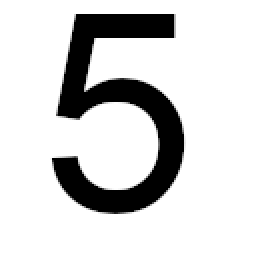
#> input picture 25:03:26/Image/imageDepart/5/5a.png, 128 x 128 px, given in place of 1t.png, which was not available (shown 2 times larger)
$ python main.py
#> lines starting #> are read from the running program, lines starting #| are printed output that depends on the picture; after the words box and inside, x2 and y2 are one past the last pixel; in counts of white or black regions, pixels touching at a corner belong together; long printed decimals are rounded; pictures that were not available may be replaced by others from this repository, and a replacement may not be noted
from ast import Tuple
from tkinter import X

from PIL import Image
import numpy as np
from matplotlib import pyplot as plt
import math


def binariasation(imagePath:str):
    '''
    Permet de binariser une image donc le chemin est passé en paramètre
    pixel noir si la moyenne de ces couleur (RVB) < 128 et blanc sinon.
    Retourne une matrice (listes python)
    '''
    img = Image.open(imagePath)
    pixelArray  = []

    for y in range(img.size[1]):
        coordX = []

        for x in range(img.size[0]):
            pixel = img.getpixel((x,y))

            if isinstance(pixel, tuple):
                colorAverage = (pixel[0] + pixel[1] + pixel[2]) / 3
            elif isinstance(pixel,(int,float)):
                colorAverage = pixel

            if colorAverage < 128:
                coordX.append((0,0,0))
            else :
                coordX.append((255,255,255))

            # print(str(pixel)+" ", end="|")
        # print(coordX)

        pixelArray.append(coordX)

    return pixelArray


def regression(img):
    x = []
    y = []

    for i in range(len(img)):
        for j in range(len(img[0])):
            r, v, b = img[i][j]
            if r < 128 or v < 128 or b < 128:
                x.append(j)
                y.append(i)

    xa = np.array(x)
    ya = np.array(y)
    x_moy = np.mean(xa)
    y_moy = np.mean(ya)

    pente = np.sum((xa - x_moy) * (ya - y_moy)) / np.sum((ya - y_moy) ** 2)

    p = x_moy - pente * y_moy

    return pente, p

def rotateImage(imgMatrix, slope) -> Image.Image:
    img = np.asarray(imgMatrix, dtype=np.uint8)
    img = Image.fromarray(img)
    imgRotated = img.rotate(slope, fillcolor=(255,255,255))

    return imgRotated


def cropping(image) -> Image.Image:
    Xmin = 128
    Xmax = 0
    Ymin = 128
    Ymax = 0

    for y in range(image.size[1]):
        for x in range(image.size[0]):
            if image.getpixel((x, y)) == (0, 0, 0):
                if x < Xmin:
                    Xmin = x
                if x > Xmax:
                    Xmax = x
                if y < Ymin:
                    Ymin = y
                if y > Ymax:
                    Ymax = y

    return image.crop((Xmin, Ymin, Xmax+1, Ymax+1))

def intersect(image:Image.Image) -> tuple[int,int]:
    middle_x = image.size[0]/2
    middle_y = image.size[1]/2

    lx = [False]
    ly = [False]

    for i in range(image.size[0]):
        if ( image.getpixel((i,int(middle_y))) == (0,0,0) ) != lx[-1]:
            lx.append( image.getpixel((i,int(middle_y))) == (0,0,0))

    for j in range (image.size[1]):
        if ( image.getpixel((int(middle_x),j)) == (0,0,0) ) != ly[-1]:
            ly.append( image.getpixel((int(middle_x),j)) == (0,0,0))

    lx.append(False)
    ly.append(False)

    return (lx.count(True), ly.count(True))


def showImage(matrix, rotatedImage,imageCropped, pente, p) -> None:
    figure = plt.figure()

    im1 = figure.add_subplot(1, 3, 1)
    im1.imshow(matrix, interpolation='nearest')

    hauteur = len(matrix)
    y_vals = np.linspace(0, hauteur - 1, 100)
    x_vals = pente * y_vals + p

    im1.plot(x_vals, y_vals, '-r')
    im1.set_title("Image d'origine + Régression")

    im2 = figure.add_subplot(1, 3, 2)
    im2.imshow(rotatedImage, interpolation='nearest')
    im2.set_title("Image redressée")

    im3 = figure.add_subplot(1, 3, 3)
    im3.imshow(imageCropped, interpolation='nearest')
    im3.set_title("Image cropped")

    plt.show()


def main() -> None:
    number = 1
    font = "t"
    imagePath = f"MacsOCR/25:03:26/Image/imageDepart/{number}/{number}{font}.png"
    binaryImage = binariasation(imagePath)
#> in binariasation, img is the input picture: PIL image 128x128 RGBA; mean R, G, B, A 211.3, 211.3, 211.3, 255
#> after the loop in binariasation, `for y in range(img.size[1]):`: pixelArray = 128 items
#> binaryImage = 128 items

    pente, p = regression(binaryImage)
#> the loop in regression, `for i in range(len(img)):` made 128 passes
#> after the loop in regression, `for i in range(len(img)):`: x = 2785 values, max 91 at index 1708, min 26 at index 1880, mean 58.96; y = 2785 values from 7 to 106
#> in regression, `xa = np.array(x)`: xa has the same summary as x
#> in regression, `x_moy = np.mean(xa)`: x_moy = 58.96
#> in regression, `y_moy = np.mean(ya)`: y_moy = 55.38
#> in regression, `pente = np.sum((xa - x_moy) * (ya - y_moy)) / np.sum((ya - y_moy) ** 2)`: pente = 0.0437
#> in regression, `p = x_moy - pente * y_moy`: p = 56.55
#> pente = 0.0437; p = 56.55

    angle_rad = math.atan(pente)
#> angle_rad = 0.0436
    angle_deg = math.degrees(angle_rad)
#> angle_deg = 2.5
    print("Angle : ",angle_deg)
#| Angle :  2.500

    rotatedImage = rotateImage(binaryImage, -angle_deg)
#> in rotateImage, `img = np.asarray(imgMatrix, dtype=np.uint8)`:
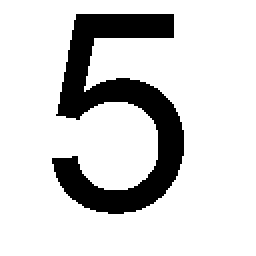
#> img: shape (128, 128, 3) (shown 2 times larger); 83% white; 1 black region, box (x1, y1, x2, y2) and area: (26, 7, 92, 107) 2785
#> in rotateImage, `imgRotated = img.rotate(slope, fillcolor=(255,255,255))`:
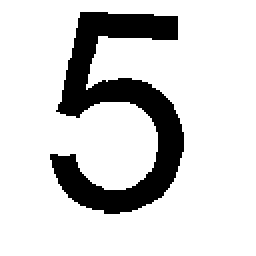
#> imgRotated: PIL image 128x128 RGB (shown 2 times larger); 83% white; 1 black region, box (x1, y1, x2, y2) and area: (25, 6, 92, 107) 2783
    croppedImage = cropping(rotatedImage)
#> in cropping, `return image.crop((Xmin, Ymin, Xmax+1, Ymax+1))`:
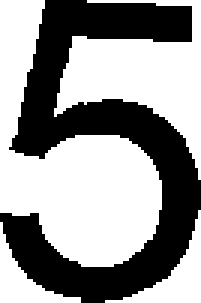
#> returned value: PIL image 67x101 RGB (shown 3 times larger); 58.9% white; 1 black region, box (x1, y1, x2, y2) and area: (0, 0, 67, 101) 2783

    intersect(croppedImage)
#> after the loop in intersect, `for i in range(image.size[0]):`: lx = [False, True, False, True, False]
#> after the loop in intersect, `for j in range (image.size[1]):`: ly = [False, True, False, True, False, True]

    showImage(binaryImage, rotatedImage, croppedImage, pente, p)
#> in showImage, `hauteur = len(matrix)`: hauteur = 128
#> in showImage, `x_vals = pente * y_vals + p`: x_vals = 100 values from 56.55 to 62.09
#> in showImage, `plt.show()`:
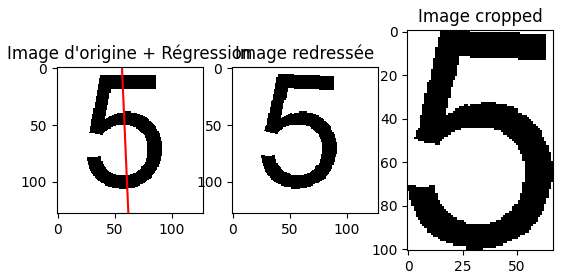
#> figure drawn by matplotlib, 3 panels


if __name__ == "__main__" :
    main()

$ run again, on test_image/dataset2test.jpg
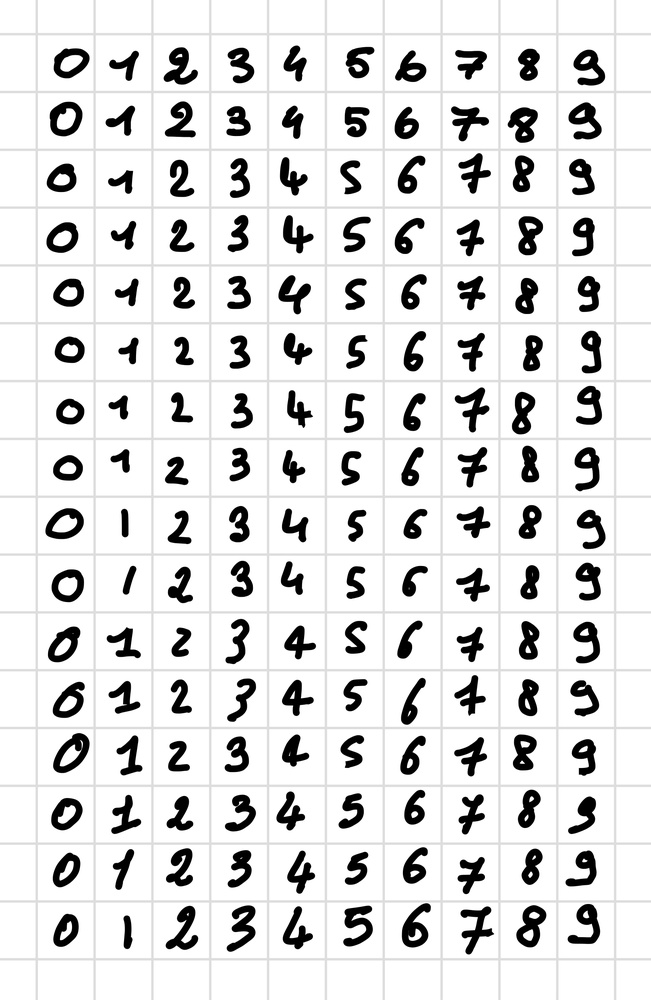
#> input picture test_image/dataset2test.jpg, 651 x 1000 px, shrunk from 3254 x 5000 before the run, given in place of 1t.png, which was not available
#> in binariasation, img is the input picture: PIL image 651x1000 RGB; min 0, max 255, mean 222.8
#> after the loop in binariasation, `for y in range(img.size[1]):`: pixelArray = 1000 items
#> after the loop in regression, `for i in range(len(img)):`: x = 74994 items
#> x_moy = 337.3
#> y_moy = 500.8
#> in regression, `pente = np.sum((xa - x_moy) * (ya - y_moy)) / np.sum((ya - y_moy) ** 2)`: pente = -0.00793
#> in regression, `p = x_moy - pente * y_moy`: p = 341.3
#> in main, `pente, p = regression(binaryImage)`: pente = -0.00793; p = 341.3
#> angle_rad = -0.00793
#> angle_deg = -0.454
#| Angle :  -0.4541
#> img: shape (1000, 651, 3); 88.5% white; 160 black regions, largest, box (x1, y1, x2, y2) and area: (53, 733, 90, 773) 701, (402, 903, 431, 947) 672, (516, 905, 546, 947) 667
#> imgRotated: PIL image 651x1000 RGB; 88.5% white; 160 black regions, largest, box (x1, y1, x2, y2) and area: (55, 735, 92, 775) 701, (405, 902, 434, 946) 672, (519, 903, 549, 945) 667
#> in cropping, `return image.crop((Xmin, Ymin, Xmax+1, Ymax+1))`:
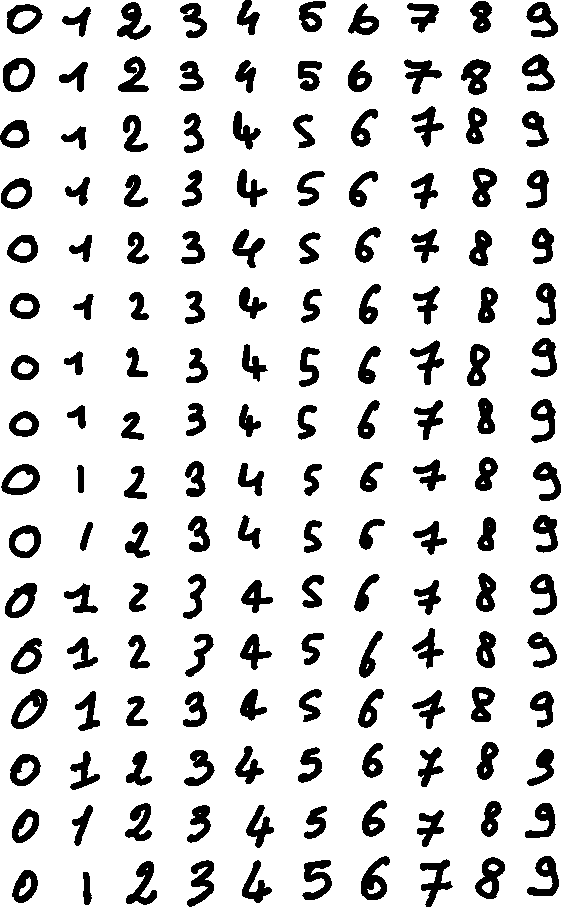
#> returned value: PIL image 561x907 RGB; 85.3% white; 160 black regions, largest, box (x1, y1, x2, y2) and area: (11, 689, 48, 729) 701, (361, 856, 390, 900) 672, (475, 857, 505, 899) 667
#> after the loop in intersect, `for i in range(image.size[0]):`: lx = [False]
#> hauteur = 1000
#> x_vals = 100 values, max 341.3 at index 0, min 333.4 at index 99, mean 337.3
#> in showImage, `plt.show()`:
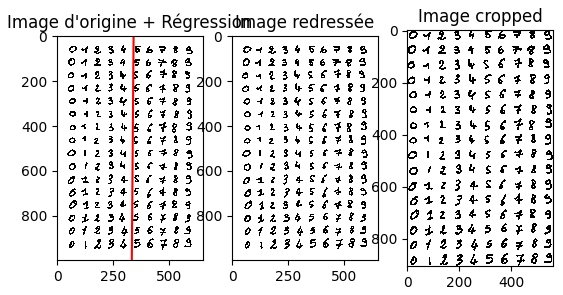
#> figure drawn by matplotlib, 3 panels
